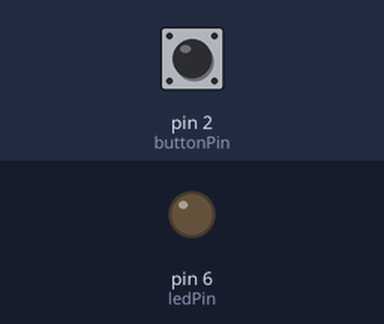
Bench run of a sketch on a simulated Arduino Mega 2560, built for the host (arithmetic inside an expression is 32-bit, double 64-bit). Parts: output pins drawn as LEDs (lit = HIGH). The test bench sets the inputs (shaded band); at power-on: pin 2 (buttonPin) HIGH. Storage starts empty; what the sketch prints to the serial monitor is not drawn.

Above: at 1.2 s.
1.3 s: pin 2 (buttonPin) pulled LOW for 0.15 s
At 2.4 s:
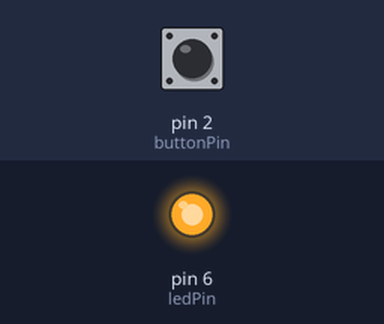
2.9 s: pin 2 (buttonPin) pulled LOW for 1 s
At 3.6 s:
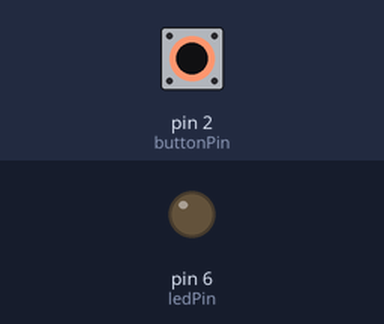
5.4 s: pin 2 (buttonPin) pulled LOW for 3.2 s
At 6.7 s:
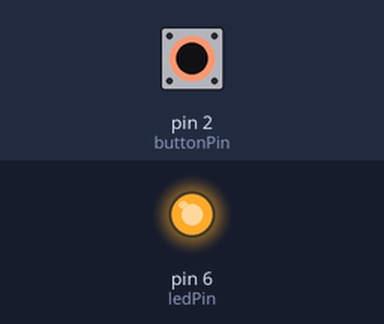
Timing chart, 0 to 8.4 s (numbered marks = the images above; inputs shaded):
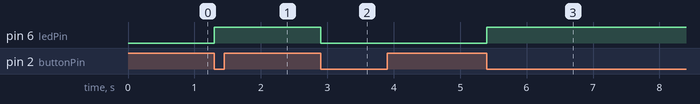

Measured:
- after the input at 1.3 s, pin 6 (ledPin): LOW → HIGH at once
- after the input at 2.9 s, pin 6 (ledPin): HIGH → LOW at once
- after the input at 5.4 s, pin 6 (ledPin): LOW → HIGH at once

The sketch:

Voice_recorder.ino
```cpp
/*
  LED Toggle with Delay & Interrupt
  led-toggle-interrupt.ino
  Use pushbutton switch to toggle LED with interrupt

  DroneBot Workshop 2022
  https://dronebotworkshop.com
*/
#include <SD.h>
#include <SPI.h>
#include <TMRpcm.h>
#include <avr/sleep.h>

#define SD_ChipSelectPin 53

TMRpcm audio;
// Define LED and switch connections
const byte ledPin = 6;
const byte buttonPin = 2;

// Boolean to represent toggle state

volatile bool toggleState = false;

void checkSwitch() {
  // Check status of switch
  // Toggle LED if button pressed

  if (digitalRead(buttonPin) == LOW) {
    // Switch was pressed
    // Change state of toggle
    toggleState = !toggleState;
    // Indicate state on LED
    //digitalWrite(ledPin, toggleState);
    switch(toggleState){
        case HIGH: sleep_disable();
        digitalWrite(ledPin, HIGH);
        audio.startRecording("testTMR.wav", 16000, A0);
        break;
        case LOW:digitalWrite(ledPin, LOW);
        audio.stopRecording("testTMR.wav");
        sleep_enable(); sei();sleep_cpu();
        break;
    }
  }
}

void setup() {
  // Set LED pin as output
  pinMode(ledPin, OUTPUT);
  // Set switch pin as INPUT with pullup
  pinMode(buttonPin, INPUT_PULLUP);

  // Attach Interrupt to Interrupt Service Routine
  attachInterrupt(digitalPinToInterrupt(buttonPin),checkSwitch, FALLING);
  Serial.begin(115200);

  if (!SD.begin(SD_ChipSelectPin)) {
    Serial.println("There might be a problem");
    return;
  }else{
    Serial.println("SD OK");
  }

  audio.CSPin = SD_ChipSelectPin;
}

void loop() {

interrupts();
}
```
